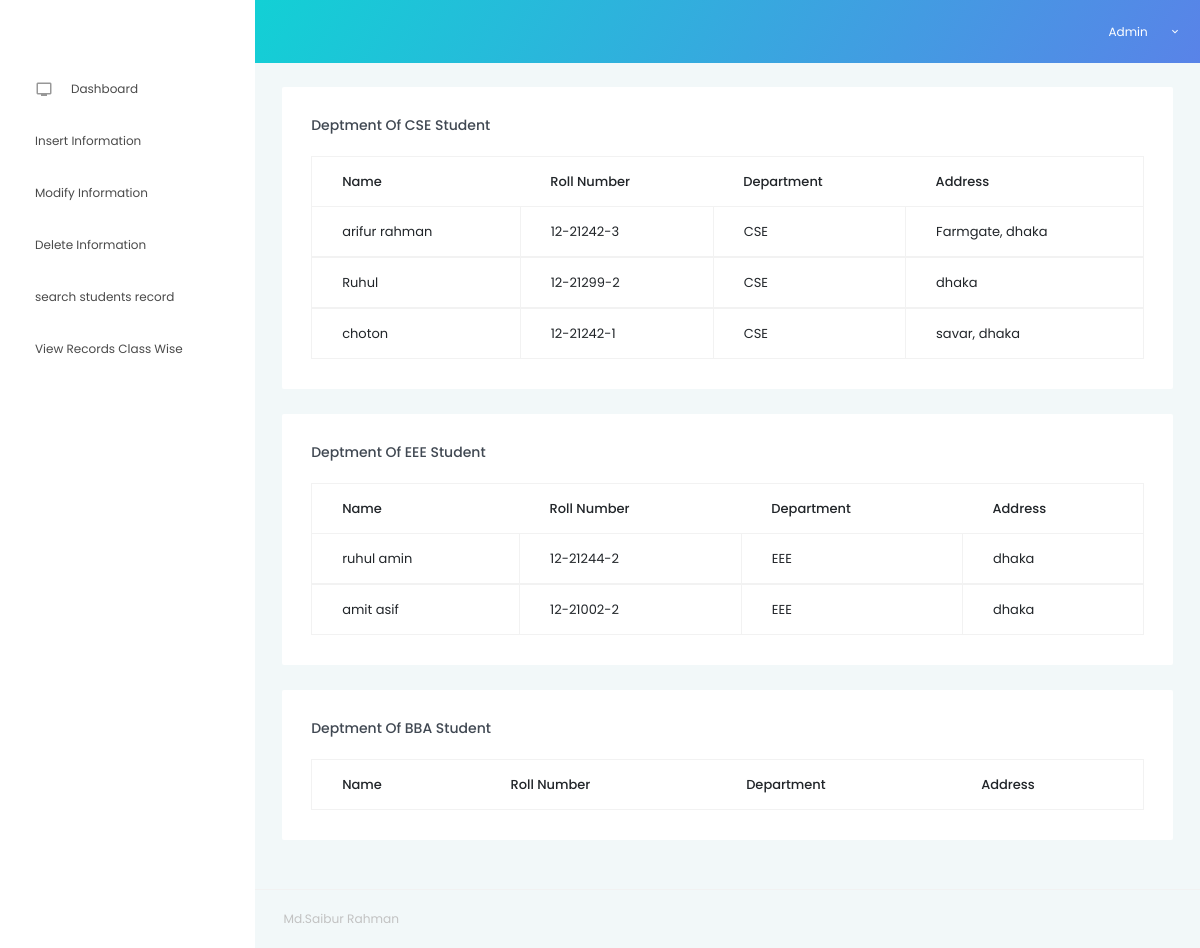
Screenshot of /admin/pages/tables/class1.php (signed in) with the database file from the repository.
### tables this page shows
CREATE TABLE `dept` (
  `id` int(50) NOT NULL,
  `name` varchar(50) NOT NULL,
  `roll` varchar(50) NOT NULL,
  `class` varchar(50) NOT NULL,
  `address` varchar(50) NOT NULL
);

### admin/pages/tables/class1.php (the view, shortened to what this page needs)
<?php
include '../../main/header.php';
include '../../../db_conn.php';
?>
      <div class="main-panel">
       <div class="content-wrapper">
          <div class="row">
          	<div class="col-lg-12 grid-margin stretch-card">
              <div class="card">
                <div class="card-body">
                  <h4 class="card-title">Deptment of CSE Student</h4>
                  <div class="table-responsive">
                    <table class="table table-bordered">
                      <thead>
                        <tr>
                          <th>
                            Name
                          </th>
                          <th>
                            Roll Number
                          </th>
                          <th>
                            Department
                          </th>
                          <th>
                            Address
                          </th>
                        </tr>
                      </thead>
                      <?php
					 	$query="SELECT * FROM dept WHERE class ='CSE' ";
		 				$resource=mysqli_query($conn,$query);
						while($result=mysqli_fetch_array($resource))
						{  ?>
                      <tbody>
                        <tr>
                          <td>
                           <?php echo $result['name']; ?>
                          </td>
                          <td>
                            <?php echo $result['roll']; ?>
                          </td>
                          <td>
                            <?php echo $result['class']; ?>
                          </td>
                          <td>
                            <?php echo $result['address']; ?>
                          </td>
                        </tr>
                      </tbody>
                      <?php }?>
                    </table>
                  </div>
                </div>
              </div>
          </div>
        </div>
        <div class="row">
          	<div class="col-lg-12 grid-margin stretch-card">
              <div class="card">
                <div class="card-body">
                  <h4 class="card-title">Deptment of EEE Student</h4>
                  <div class="table-responsive">
                    <table class="table table-bordered">
                      <thead>
                        <tr>
                          <th>
                            Name
                          </th>
                          <th>
                            Roll Number
                          </th>
                          <th>
                            Department
                          </th>
                          <th>
                            Address
                          </th>
                        </tr>
                      </thead>
                      <?php
					 	$query="SELECT * FROM dept WHERE class ='EEE' ";
		 				$resource=mysqli_query($conn,$query);
						while($result=mysqli_fetch_array($resource))
						{  ?>
                      <tbody>
                        <tr>
                          <td>
                           <?php echo $result['name']; ?>
                          </td>
                          <td>
                            <?php echo $result['roll']; ?>
                          </td>
                          <td>
                            <?php echo $result['class']; ?>
                          </td>
                          <td>
                            <?php echo $result['address']; ?>
                          </td>
                        </tr>
                      </tbody>
                      <?php }?>
                    </table>
                  </div>
                </div>
              </div>
          </div>
        </div>
        <div class="row">
          	<div class="col-lg-12 grid-margin stretch-card">
              <div class="card">
                <div class="card-body">
                  <h4 class="card-title">Deptment of BBA Student</h4>
                  <div class="table-responsive">
                    <table class="table table-bordered">
                      <thead>
                        <tr>
                          <th>
                            Name
                          </th>
                          <th>
                            Roll Number
                          </th>
                          <th>
                            Department
                          </th>
                          <th>
                            Address
                          </th>
                        </tr>
                      </thead>
                    </table>
                  </div>
                </div>
              </div>
          </div>
        </div>
    </div>
<?php include '../../main/footer.php';?>

### admin/main/header.php (shortened to what this page needs)
<!DOCTYPE html>
<html lang="en">
<head>
  <link rel="stylesheet" href="../../vendors/iconfonts/mdi/css/materialdesignicons.min.css">
  <link rel="stylesheet" href="../../css/style.css">
</head>
<body>
<div class="container-scroller">
    <nav class="navbar default-layout col-lg-12 col-12 p-0 fixed-top d-flex flex-row">
      <div class="text-center navbar-brand-wrapper d-flex align-items-top justify-content-center">
      </div>
      <div class="navbar-menu-wrapper d-flex align-items-center">
        <ul class="navbar-nav navbar-nav-right">
          <li class="nav-item dropdown d-none d-xl-inline-block">
            <a class="nav-link dropdown-toggle" id="UserDropdown" href="#" data-toggle="dropdown" aria-expanded="false">
              <span class="profile-text">Admin</span>
            </a>
          </li>
        </ul>
      </div>
    </nav>
    <div class="container-fluid page-body-wrapper">
      <nav class="sidebar sidebar-offcanvas" id="sidebar">
        <ul class="nav">
          <li class="nav-item">
            <a class="nav-link" href="../../index.php">
              <i class="menu-icon mdi mdi-television"></i>
              <span class="menu-title">Dashboard</span>
            </a>
          </li>
          <li class="nav-item">
            <a class="nav-link" href="../forms/regst.php">
              <span class="menu-title">Insert Information</span>
            </a>
          </li>
          <li class="nav-item">
            <a class="nav-link" href="../tables/modify.php">
              <span class="menu-title">Modify Information</span>
            </a>
          </li>
          <li class="nav-item">
            <a class="nav-link" href="../tables/delete.php">
              <span class="menu-title">Delete Information</span>
            </a>
          </li>
          <li class="nav-item">
            <a class="nav-link" href="../samples/search.php">
              <span class="menu-title">search students record</span>
            </a>
          </li>
          <li class="nav-item">
            <a class="nav-link" href="../tables/class.php">
              <span class="menu-title">View Records Class Wise</span>
            </a>
          </li>
        </ul>
      </nav>

### admin/main/footer.php (shortened to what this page needs)
        <footer class="footer">
          <div class="container-fluid clearfix">
            <span class="text-muted d-block text-center text-sm-left d-sm-inline-block">Md.Saibur Rahman</span>
          </div>
        </footer>
      </div>
    </div>
  </div>
</body>
</html>

### rows the page displays
dept: name "arifur rahman", roll "12-21242-3", class "CSE", address "Farmgate, dhaka"
dept: name "Ruhul", roll "12-21299-2", class "CSE", address "dhaka"
dept: name "choton", roll "12-21242-1", class "CSE", address "savar, dhaka"
dept: name "ruhul amin", roll "12-21244-2", class "EEE", address "dhaka"
dept: name "amit asif", roll "12-21002-2", class "EEE", address "dhaka"
